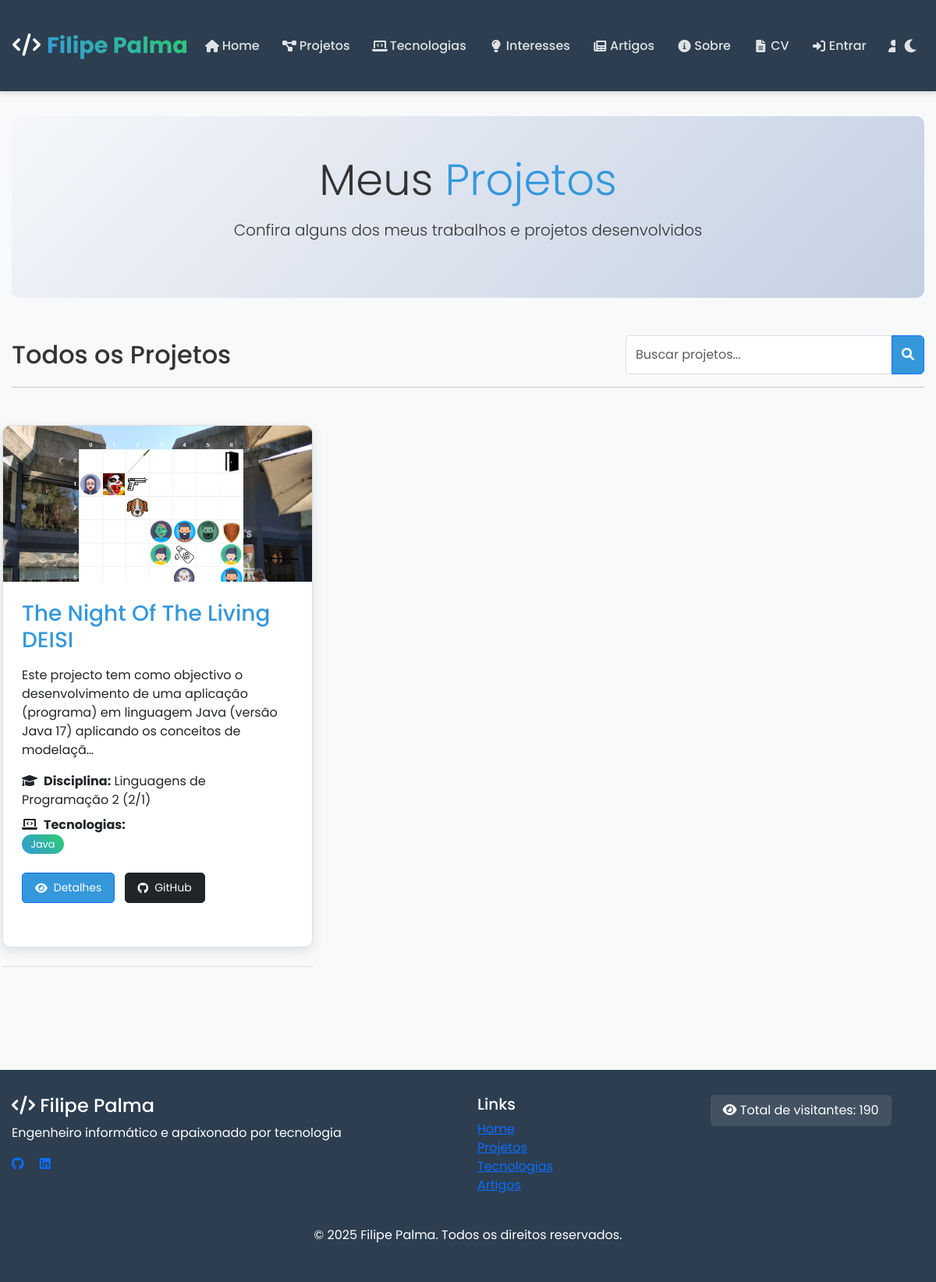
The app's page /portfolio/projetos/, older data.
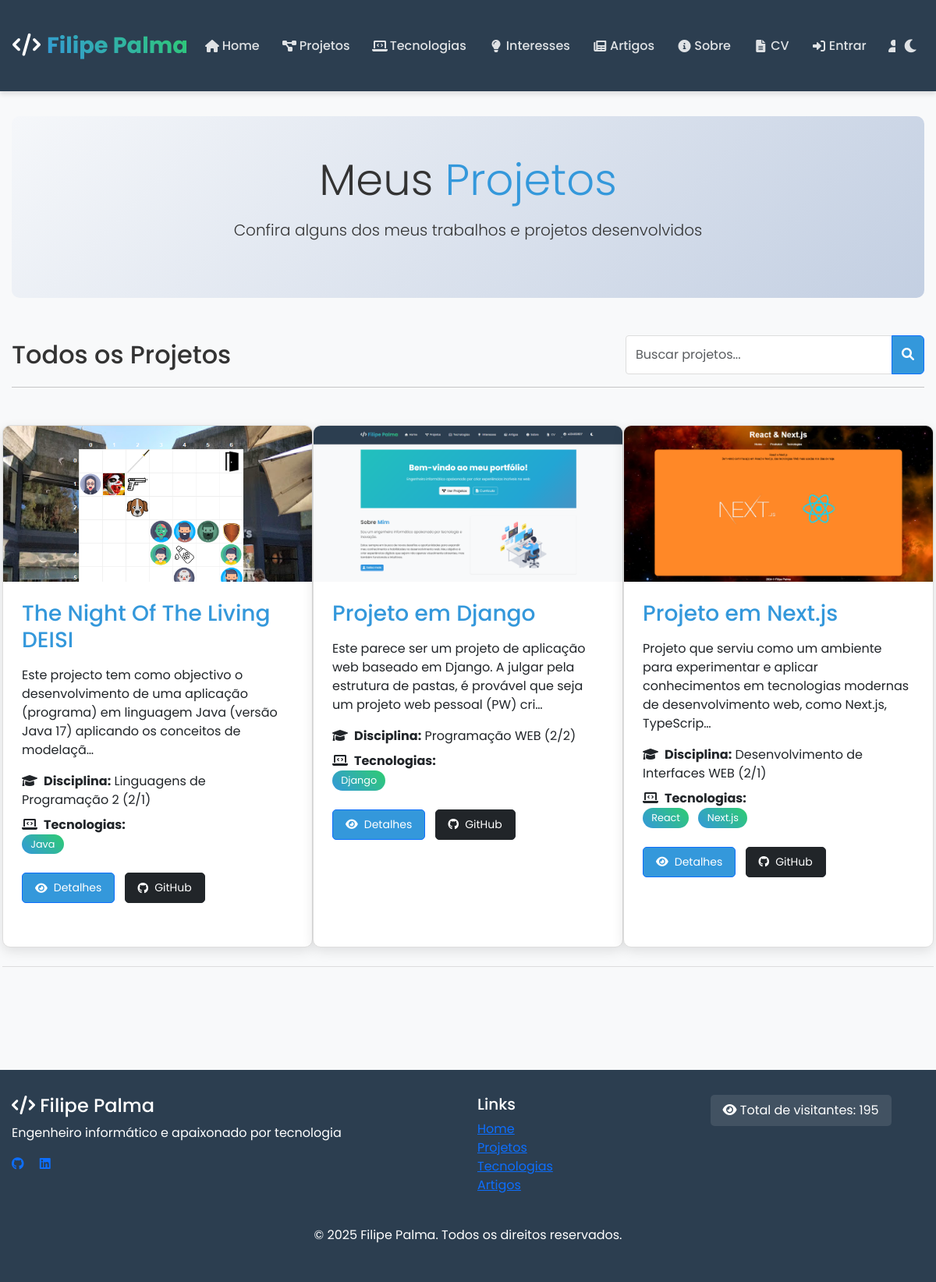
The same page, newer data.
### portfolio/models.py (models this page shows, shortened)
class Projeto(models.Model):
    titulo = models.CharField(max_length=200)
    descricao = models.TextField()
    github = models.URLField()
    video_demo = models.URLField(blank=True)
    disciplina = models.ForeignKey(Disciplina, on_delete=models.CASCADE)
    tecnologias = models.ManyToManyField(Tecnologia)
    conceito = models.TextField()  # conceitos aplicados
    desafios = models.TextField()  # desafios técnicos

class ImagemProjeto(models.Model):
    projeto = models.ForeignKey(Projeto, on_delete=models.CASCADE, related_name='imagens')
    imagem = models.ImageField(upload_to='projetos/')

class Disciplina(models.Model):
    nome = models.CharField(max_length=100)
    ano = models.IntegerField()
    semestre = models.CharField(max_length=10)
    docente = models.CharField(max_length=100)
    moodle_url = models.URLField()
    pagina_uc = models.URLField()
    def __str__(self):
        return f"{self.nome} ({self.ano}/{self.semestre})"

class Tecnologia(models.Model):
    nome = models.CharField(max_length=50)
    logo = models.ImageField(upload_to='logos/')
    descricao = models.TextField()
    repositorio = models.URLField(blank=True)

### portfolio/views.py (the view)
# urls.py: path('projetos/', views.projetos_view, name='projetos'),
def projetos_view(request):
    projetos = Projeto.objects.all().prefetch_related('tecnologias', 'imagens')
    return render(request, "portfolio/projetos.html", {"projetos": projetos})

### portfolio/context_processors.py (called while the page is built)
def visitor_count(request):
    return {
        'visitor_count': Visitor.get_total_count()
    }

### portfolio/models.py (called while the page is built)
    @classmethod
    def get_total_count(cls):
        return cls.objects.count()

    @classmethod
    def get_or_create_visitor(cls, session_key):
        visitor, created = cls.objects.get_or_create(session_key=session_key)
        return visitor

### portfolio/templates/portfolio/projetos.html (shortened to what this page needs)
{% extends "portfolio/base.html" %}
{% block content %}
  <section class="highlight-section text-center mb-5">
    <div class="container">
      <h1 class="display-4 mb-3" data-aos="fade-up">Meus <span style="color: var(--primary-color);">Projetos</span></h1>
      <p class="lead mb-4" data-aos="fade-up" data-aos-delay="200">Confira alguns dos meus trabalhos e projetos desenvolvidos</p>
    </div>
  </section>
  <div class="mb-4" data-aos="fade-up">
    <div class="d-flex justify-content-between align-items-center flex-wrap">
      <h2 class="mb-0">Todos os Projetos</h2>
      <div class="input-group w-auto">
        <input type="text" class="form-control" id="projetoSearch" placeholder="Buscar projetos...">
        <button class="btn btn-primary" type="button">
          <i class="fas fa-search"></i>
        </button>
      </div>
    </div>
    <hr>
  </div>
  <div class="row row-cols-1 row-cols-md-2 row-cols-lg-3 g-4 mb-5">
    {% for p in projetos %}
      <div class="col projeto-item" data-aos="fade-up" data-aos-delay="{{ forloop.counter|add:'100' }}">
        <div class="card projeto-card h-100">
          {% if p.imagens.all %}
            {% with first_img=p.imagens.all.0 %}
              <div class="projeto-image">
                <img src="{{ first_img.imagem.url }}" alt="{{ p.titulo }}" class="card-img-top">
              </div>
            {% endwith %}
          {% else %}
            <div class="projeto-image bg-light d-flex align-items-center justify-content-center">
              <i class="fas fa-project-diagram fa-3x text-secondary"></i>
            </div>
          {% endif %}
          <div class="card-body">
            <h3 class="card-title mb-3">{{ p.titulo }}</h3>
            <p class="card-text">{{ p.descricao|truncatechars:150 }}</p>
            <div class="mb-3">
              <p class="mb-2"><strong><i class="fas fa-graduation-cap me-2"></i>Disciplina:</strong> {{ p.disciplina }}</p>
              <div>
                <strong><i class="fas fa-laptop-code me-2"></i>Tecnologias:</strong><br>
                {% for t in p.tecnologias.all %}
                  <span class="tech-badge">{{ t.nome }}</span>
                {% endfor %}
              </div>
            </div>
            <div class="projeto-actions">
              <button type="button" class="btn btn-primary btn-sm btn-action" data-bs-toggle="modal" data-bs-target="#projetoModal{{ p.id }}">
                <i class="fas fa-eye"></i> Detalhes
              </button>
              <a href="{{ p.github }}" target="_blank" class="btn btn-dark btn-sm btn-action">
                <i class="fab fa-github"></i> GitHub
              </a>
            </div>
          </div>
        </div>
      </div>
    {% endfor %}
  </div>
{% endblock %}

### portfolio/templates/portfolio/base.html (shortened to what this page needs)
<!DOCTYPE html>
<html lang="pt">
<head>
  <link href="https://cdn.jsdelivr.net/npm/bootstrap@5.3.0/dist/css/bootstrap.min.css" rel="stylesheet">
  <link rel="stylesheet" href="https://cdnjs.cloudflare.com/ajax/libs/font-awesome/6.0.0/css/all.min.css">
  <link href="https://cdn.jsdelivr.net/npm/aos@2.3.4/dist/aos.css" rel="stylesheet">
  <link href="/static/portfolio/css/style.css" rel="stylesheet">
  <link href="/static/portfolio/css/navbar-fix.css" rel="stylesheet">
  <link href="/static/portfolio/css/landscape-fix.css" rel="stylesheet">
  <link href="/static/portfolio/css/menu-spacing-fix.css" rel="stylesheet">
</head>
<body>
  <header>
    <nav class="navbar navbar-expand-lg navbar-dark px-2">
      <div class="container px-2">
        <a class="navbar-brand" href="{% url 'portfolio:index' %}">
          <i class="fas fa-code"></i><span>Filipe Palma</span>
        </a>
        <div class="collapse navbar-collapse" id="navbarNav">
          <div class="d-flex flex-column flex-lg-row justify-content-between w-100 align-items-lg-center">
            <ul class="navbar-nav">
              <li class="nav-item">
                <a class="nav-link" href="{% url 'portfolio:index' %}"><i class="fas fa-home"></i><span>Home</span></a>
              </li>
              <li class="nav-item">
                <a class="nav-link" href="{% url 'portfolio:projetos' %}"><i class="fas fa-project-diagram"></i><span>Projetos</span></a>
              </li>
              <li class="nav-item">
                <a class="nav-link" href="{% url 'portfolio:tecnologias' %}"><i class="fas fa-laptop-code"></i><span>Tecnologias</span></a>
              </li>
              <li class="nav-item">
                <a class="nav-link" href="{% url 'portfolio:areainteresse' %}"><i class="fas fa-lightbulb"></i><span>Interesses</span></a>
              </li>
              <li class="nav-item">
                <a class="nav-link" href="{% url 'artigos:artigo-list' %}"><i class="fas fa-newspaper"></i><span>Artigos</span></a>
              </li>
              <li class="nav-item">
                <a class="nav-link" href="{% url 'portfolio:apresentacao' %}"><i class="fas fa-info-circle"></i><span>Sobre</span></a>
              </li>
              <li class="nav-item">
                <a class="nav-link" href="{% url 'portfolio:cv' %}"><i class="fas fa-file-alt"></i><span>CV</span></a>
              </li>
            </ul>
            <ul class="navbar-nav mt-3 mt-lg-0 flex-nowrap">
              {% if user.is_authenticated %}
                <li class="nav-item dropdown">
                  <a class="nav-link dropdown-toggle text-truncate" href="#" id="userDropdown" role="button" data-bs-toggle="dropdown" aria-expanded="false">
                    <i class="fas fa-user-circle"></i><span>{{ user.username }}</span>
                  </a>
                  <ul class="dropdown-menu dropdown-menu-end" aria-labelledby="userDropdown">
                    <li>
                      <a class="dropdown-item" href="{% url 'profile' %}">
                        <i class="fas fa-id-card"></i><span>Meu Perfil</span>
                      </a>
                    </li>
                    {% if user.groups.all %}
                      {% for group in user.groups.all %}
                        {% if group.name == 'Gestores' %}
                          <li><hr class="dropdown-divider"></li>
                          <li>
                            <span class="dropdown-item-text text-primary fw-bold">
                              <i class="fas fa-user-shield"></i><span>Menu do Gestor</span>
                            </span>
                          </li>
                          <li>
                            <a class="dropdown-item" href="{% url 'user_list' %}">
                              <i class="fas fa-users-cog"></i><span>Gerenciar Usuários</span>
                            </a>
                          </li>
                          <li>
                            <a class="dropdown-item" href="{% url 'portfolio:criar_projeto' %}">
                              <i class="fas fa-plus-circle"></i><span>Novo Projeto</span>
                            </a>
                          </li>
                        {% elif group.name == 'Autores' %}
                          <li><hr class="dropdown-divider"></li>
                          <li>
                            <span class="dropdown-item-text text-success fw-bold">
                              <i class="fas fa-pen-fancy"></i><span>Menu do Autor</span>
                            </span>
                          </li>
                          <li>
                            <a class="dropdown-item" href="{% url 'artigos:artigo-create' %}">
                              <i class="fas fa-plus-circle"></i><span>Novo Artigo</span>
                            </a>
                          </li>
                          <li>
                            <a class="dropdown-item" href="{% url 'artigos:comentarios-moderacao' %}">
                              <i class="fas fa-comments"></i><span>Moderar Comentários</span>
                            </a>
                          </li>
                        {% endif %}
                      {% endfor %}
                    {% endif %}
                    <li><hr class="dropdown-divider"></li>
                    <li>
                      <a class="dropdown-item text-danger" href="{% url 'logout' %}">
                        <i class="fas fa-sign-out-alt"></i><span>Sair</span>
                      </a>
                    </li>
                  </ul>
                </li>
              {% else %}
                <li class="nav-item">
                  <a class="nav-link" href="{% url 'login' %}"><i class="fas fa-sign-in-alt"></i><span>Entrar</span></a>
                </li>
                <li class="nav-item">
                  <a class="nav-link" href="{% url 'register' %}"><i class="fas fa-user-plus"></i><span>Registrar</span></a>
                </li>
              {% endif %}
              <li class="nav-item d-flex align-items-center">
                <button id="theme-toggle" class="theme-toggle" title="Alternar tema">
                  <i id="theme-toggle-icon" class="fas fa-moon"></i>
                </button>
              </li>
            </ul>
          </div>
        </div>
      </div>
    </nav>
  </header>
  <main>
    <div class="container">
      {% block content %}{% endblock %}
    </div>
  </main>
  <footer>
    <div class="container">
      <div class="row">
        <div class="col-md-6">
          <h4><i class="fas fa-code"></i> Filipe Palma</h4>
          <p>Engenheiro informático e apaixonado por tecnologia</p>
          <div class="social-icons mt-3">
            <a href="https://github.com/filipe-palma" class="me-3"><i class="fab fa-github"></i></a>
            <a href="https://www.linkedin.com/in/filipe-palma/" class="me-3"><i class="fab fa-linkedin"></i></a>
          </div>
        </div>
        <div class="col-md-3">
          <h5>Links</h5>
          <ul class="list-unstyled">
            <li><a href="{% url 'portfolio:index' %}">Home</a></li>
            <li><a href="{% url 'portfolio:projetos' %}">Projetos</a></li>
            <li><a href="{% url 'portfolio:tecnologias' %}">Tecnologias</a></li>
            <li><a href="{% url 'artigos:artigo-list' %}">Artigos</a></li>
          </ul>
        </div>
        <div class="col-md-3">
          <div class="visitor-counter">
            <i class="fas fa-eye"></i> <span>Total de visitantes: {{ visitor_count }}</span>
          </div>
        </div>
      </div>
      <div class="row mt-4">
        <div class="col-12 text-center">
          <p>&copy; 2025 Filipe Palma. Todos os direitos reservados.</p>
        </div>
      </div>
    </div>
  </footer>
</body>
</html>

### static/portfolio/css/style.css (style rules this page uses)
:root { --primary-color: #3498db; --secondary-color: #2ecc71; --bg-color: #f8f9fa; --text-color: #333; --card-bg: #fff; --header-bg: #2c3e50; --footer-bg: #2c3e50; --border-color: #ddd; --hover-color: #e9ecef; --error-color: #dc3545; }
html, body { overflow-x: hidden; width: 100%; max-width: 100%; }
body { font-family: 'Poppins', sans-serif; background-color: var(--bg-color); color: var(--text-color); transition: all 0.3s ease-in-out; min-height: 100vh; display: flex; flex-direction: column; margin: 0; padding: 0; }
header { background-color: var(--header-bg); color: #fff; padding: 1.5rem 0; box-shadow: 0 4px 6px rgba(0, 0, 0, 0.1); }
.navbar { padding: 0.5rem 1rem; }
.navbar-brand { font-weight: 700; font-size: 1.8rem; color: #fff !important; display: flex; align-items: center; }
.navbar-brand span { background: linear-gradient(45deg, var(--primary-color), var(--secondary-color)); -webkit-background-clip: text; background-clip: text; color: transparent; margin-left: 0.5rem; }
.nav-link { color: rgba(255, 255, 255, 0.9) !important; font-weight: 500; margin: 0 0.5rem; position: relative; transition: color 0.3s; }
.nav-link::after { content: ''; position: absolute; width: 0; height: 2px; bottom: -2px; left: 0; background: linear-gradient(to right, var(--primary-color), var(--secondary-color)); transition: width 0.3s ease; z-index: 1; }
.nav-link.active::after { width: 100%; }
main { flex: 1; padding: 2rem 0; }
footer { background-color: var(--footer-bg); color: #fff; padding: 2rem 0; margin-top: auto; }
.theme-toggle { background: none; border: none; color: #fff; cursor: pointer; font-size: 1.2rem; padding: 0.5rem; margin-left: 1rem; }
.card { background-color: var(--card-bg); border-radius: 10px; border: 1px solid var(--border-color); overflow: hidden; transition: all 0.3s ease; margin-bottom: 2rem; box-shadow: 0 5px 15px rgba(0, 0, 0, 0.05); }
.card-img-top { width: 100%; height: 200px; object-fit: cover; }
.card-body { padding: 1.5rem; }
.projeto-item { border-bottom: 1px solid var(--border-color); padding: 1.5rem 0; }
.projeto-item h3 { margin-bottom: 1rem; color: var(--primary-color); }
.btn-primary { background-color: var(--primary-color); color: white; }
.form-control { background-color: var(--bg-color); color: var(--text-color); border: 1px solid var(--border-color); }
.visitor-counter { background-color: rgba(255, 255, 255, 0.1); padding: 0.5rem 1rem; border-radius: 5px; display: inline-block; }
.btn { position: relative; overflow: hidden; z-index: 1; }
.btn::before { content: ''; position: absolute; top: 0; left: -100%; width: 100%; height: 100%; background: rgba(255, 255, 255, 0.2); transition: left 0.3s ease; z-index: -1; }
.form-control { border: 1px solid var(--border-color); padding: 0.75rem; border-radius: 0.25rem; background-color: var(--card-bg); color: var(--text-color); transition: border-color 0.15s ease-in-out, box-shadow 0.15s ease-in-out; }

### static/portfolio/css/landscape-fix.css (style rules this page uses)
html, body { overflow-x: hidden; max-width: 100%; }

### static/portfolio/css/menu-spacing-fix.css (style rules this page uses)
@media (min-width: 992px) { .navbar-nav .nav-item .nav-link { padding-left: 0.5rem; padding-right: 0.5rem; margin: 0 0.1rem; font-size: 0.95rem; } }
@media (min-width: 992px) { .navbar-nav.mt-lg-0 { margin-top: 0 !important; } }
@media (min-width: 992px) { .navbar .container { max-width: none; width: 100%; } }
@media (min-width: 992px) { .navbar-collapse .d-flex { flex-wrap: nowrap !important; } }
@media (min-width: 992px) { .navbar-brand { margin-right: 0.5rem; } }
@media (min-width: 992px) { .navbar-nav .nav-item .nav-link i { margin-right: 0; width: 1rem; } }
@media (min-width: 992px) { .navbar-nav .nav-item .nav-link span { margin-left: 0.3rem; } }
@media (min-width: 1200px) { .navbar-nav .nav-item .nav-link { padding-left: 0.75rem; padding-right: 0.75rem; margin: 0 0.2rem; font-size: 1rem; } }

Row changes from the older to the newer data that the page shows:
added Projeto: imagens.all.0.imagem (picture), titulo "Projeto em Django", descricao "Este parece ser um projeto de aplicação web baseado em Django. A julgar pela estrutura de pastas, é provável que seja um projeto web pessoal (PW) cri…", disciplina "Programação WEB (2/2)"
now on this page (row unchanged): Tecnologia: nome "Django", shown under "Projeto em Django"
added Projeto: imagens.all.0.imagem (picture), titulo "Projeto em Next.js", descricao "Projeto que serviu como um ambiente para experimentar e aplicar conhecimentos em tecnologias modernas de desenvolvimento web, como Next.js, TypeScrip…", disciplina "Desenvolvimento de Interfaces WEB (2/1)"
now on this page (row unchanged): Tecnologia: nome "React", shown under "Projeto em Next.js"
now on this page (row unchanged): Tecnologia: nome "Next.js", shown under "Projeto em Next.js"
Text that changed along with them:
{{ visitor_count }}: "190" → "195"
